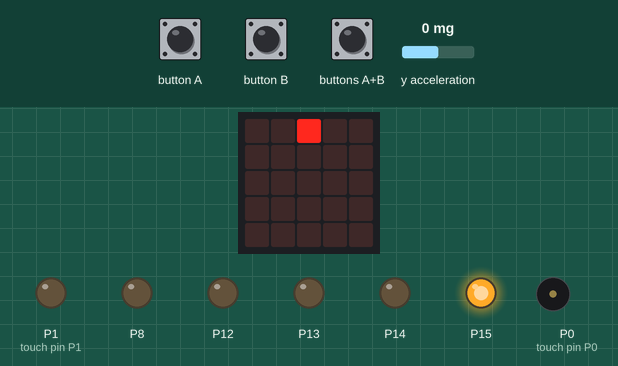
Simulated run of this program. Board: BBC micro:bit (MakeCode). Shown: the board's 5×5 LED display, output pins drawn as LEDs (lit = HIGH), buzzer (waves = sounding). The test bench sets the inputs (shaded band); at power-on: y acceleration 0 mg.

Above: at 2.2 s.
2.3 s: buttons A+B pressed for 0.15 s
At 2.9 s:
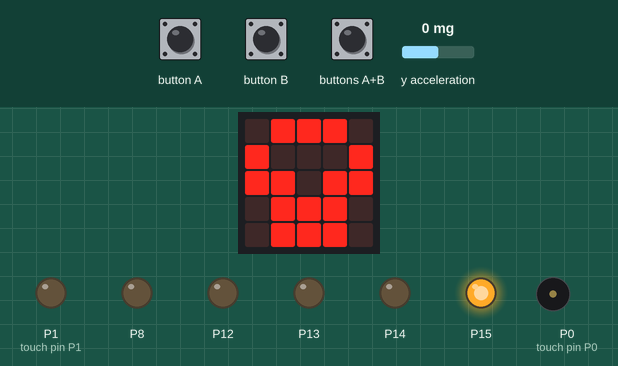
3.0 s: y acceleration set to -369 mg
4.7 s: y acceleration set to -443 mg
At 5.4 s:
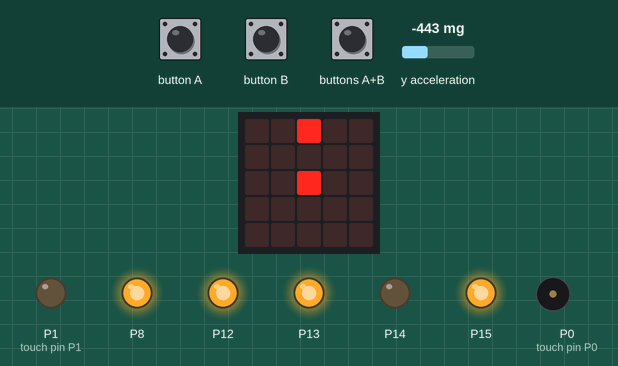
6.4 s: buttons A+B pressed for 1 s
At 7.8 s:
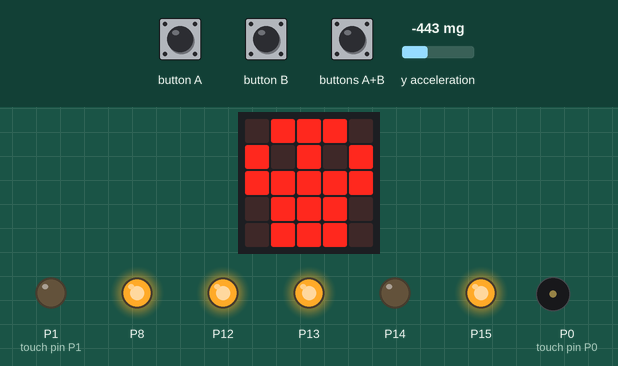
8.0 s: y acceleration set to 0 mg
At 9.8 s:
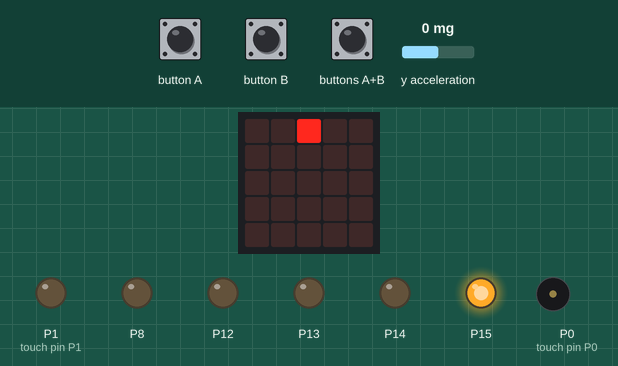
10.5 s: y acceleration set to -1440 mg
At 11.1 s:
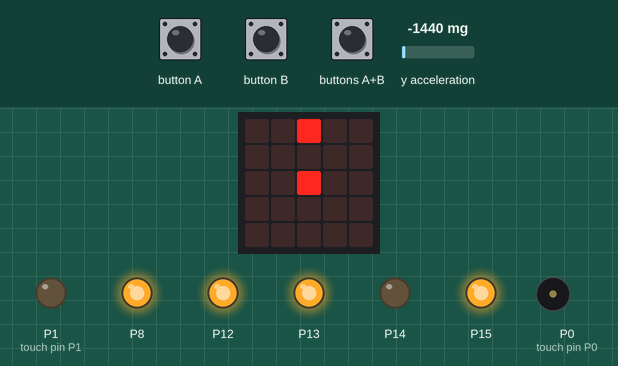
Timing chart, 0 to 13.2 s (numbered marks = the images above; inputs shaded):
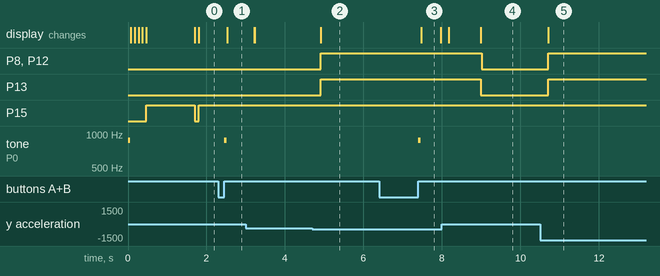

Measured:
- the behaviour switches between -400 and -401 mg on y acceleration (found by bisection; images 1 and 2)
- after the input at 2.3 s, tone on P0 (touch pin P0): silent → 880 Hz after 0.15 s, → silent 0.06 s later; the display: changes after 0.24 s (image 1)
- after the input at 4.7 s, P8, P12, P13: LOW → HIGH after 0.21 s; the display: changes after 0.21 s (image 2)
- after the input at 6.4 s, tone on P0 (touch pin P0): silent → 880 Hz after 1.0 s, → silent 0.06 s later; the display: changes after 1.1 s (image 3)
- after the input at 8.0 s, P8, P12: HIGH → LOW after 1.0 s; P13: HIGH → LOW after 0.99 s; the display: first differs from a run without the input after 0.99 s (image 4)
- after the input at 10.5 s, P8, P12, P13: LOW → HIGH after 0.22 s; the display: changes after 0.22 s (image 5)
- what the display in image 3 shows lasts 0.5 s, from 7.5 s to 8.0 s

The program:

main.ts
```typescript
input.onPinReleased(TouchPin.P0, function () {
    P0_Pressed = false
    if (P0P1_Pressed) {
        if (!(P1_Pressed)) {
            P0P1_Pressed = false
        }
    } else {
        if (!(TurnCancelTouched)) {
            if (TurnSignal_R) {
                TurnSignal_R = false
                TurnSignal_L = false
            } else {
                TurnSignal_R = true
                TurnSignal_L = false
                Initial_Turn()
            }
        }
    }
})
function CancelTurn () {
    if (input.pinIsPressed(TouchPin.P0) && !(input.pinIsPressed(TouchPin.P1))) {
        TurnCancelTimer += 0.05
        if (TurnCancelTimer >= 3) {
            TurnCancelTouched = true
            TurnSignal_R = false
            TurnSignal_L = false
        }
    } else {
        TurnCancelTouched = false
        TurnCancelTimer = 0
    }
}
function LowBeam () {
    if (input.pinIsPressed(TouchPin.P1) && !(input.pinIsPressed(TouchPin.P0))) {
        LowBeamTimer += 0.05
        if (LowBeamTimer >= 3) {
            if (LowBeamSwitch) {
                LowBeamOn = true
                LowBeamTouched = true
            } else {
                LowBeamOn = false
                LowBeamTouched = true
            }
        }
    } else {
        if (LowBeamTimer >= 3) {
            if (LowBeamSwitch) {
                LowBeamSwitch = false
                LowBeamTouched = true
            } else {
                LowBeamSwitch = true
                LowBeamTouched = true
            }
        }
        LowBeamTouched = false
        LowBeamTimer = 0
    }
    if (LowBeamOn) {
        led.plot(2, 1)
        pins.digitalWritePin(DigitalPin.P14, 1)
    } else {
        led.unplot(2, 1)
        pins.digitalWritePin(DigitalPin.P14, 0)
    }
}
datalogger.onLogFull(function () {
    logging = false
})
function BreakLightTester () {
    if (BrakeLightOn) {
        pins.digitalWritePin(DigitalPin.P12, 1)
        pins.digitalWritePin(DigitalPin.P8, 1)
    } else {
        pins.digitalWritePin(DigitalPin.P12, 0)
        pins.digitalWritePin(DigitalPin.P8, 0)
    }
}
function LogTester () {
    logging = LowBeamOn
}
input.onButtonPressed(Button.AB, function () {
    CleanLog()
})
function Initial_Turn () {
    Ready_To_Turn = true
    Turn_Angle = input.compassHeading()
    Initial_Angle = Turn_Angle
}
function HighBeam () {
    if (input.pinIsPressed(TouchPin.P0) && input.pinIsPressed(TouchPin.P1)) {
        HighBeamTimer += 0.05
        if (HighBeamTimer >= 3) {
            HighBeamOn = true
            if (!(HighBeamBlink)) {
                HighBeamBlink = true
                pins.digitalWritePin(DigitalPin.P15, 0)
                led.unplot(2, 0)
                basic.pause(100)
            }
        } else {
            HighBeamOn = false
        }
        led.plot(2, 0)
        pins.digitalWritePin(DigitalPin.P15, 1)
    } else {
        if (!(HighBeamOn)) {
            pins.digitalWritePin(DigitalPin.P15, 0)
            led.unplot(2, 0)
        }
        HighBeamBlink = false
        HighBeamTimer = 0
    }
    if (HighBeamOn) {
        led.plot(2, 0)
        pins.digitalWritePin(DigitalPin.P15, 1)
    }
}
input.onPinReleased(TouchPin.P1, function () {
    P1_Pressed = false
    if (P0P1_Pressed) {
        if (!(P0_Pressed)) {
            P0P1_Pressed = false
        }
    } else {
        if (!(LowBeamTouched)) {
            if (TurnSignal_L) {
                TurnSignal_R = false
                TurnSignal_L = false
            } else {
                TurnSignal_L = true
                TurnSignal_R = false
                Initial_Turn()
            }
        }
    }
})
function BrakeLight () {
    if (input.acceleration(Dimension.Y) > 100) {
        BrakeEngineShake = true
        BrakeTimer = 0
    }
    if (input.acceleration(Dimension.Y) < -400) {
        BrakeTimer += 0.025
        if (BrakeTimer >= 0.25) {
            led.plot(2, 2)
            pins.digitalWritePin(DigitalPin.P13, 1)
            BrakeLightOn = true
            BreakLightTester()
            basic.pause(1000)
        }
    } else {
        led.unplot(2, 2)
        BrakeTimer = 0
        pins.digitalWritePin(DigitalPin.P13, 0)
        BrakeLightOn = false
    }
}
function CleanLog () {
    music.playTone(880, music.beat(BeatFraction.Eighth))
    basic.showIcon(IconNames.Skull)
    basic.pause(100)
    basic.clearScreen()
    logging = false
    datalogger.deleteLog(datalogger.DeleteType.Full)
}
let HighBeamTimer = 0
let Initial_Angle = 0
let Turn_Angle = 0
let BrakeLightOn = false
let TurnCancelTimer = 0
let TurnCancelTouched = false
let P1_Pressed = false
let P0_Pressed = false
let HighBeamBlink = false
let Ready_To_Turn = false
let TurnSignal_L = false
let TurnSignal_R = false
let BrakeEngineShake = false
let LowBeamSwitch = false
let HighBeamOn = false
let LowBeamTouched = false
let LowBeamOn = false
let BrakeTimer = 0
let LowBeamTimer = 0
let P0P1_Pressed = false
let logging = false
logging = false
datalogger.includeTimestamp(FlashLogTimeStampFormat.Seconds)
datalogger.setColumnTitles("y")
music.setVolume(255)
music.playTone(880, music.beat(BeatFraction.Eighth))
P0P1_Pressed = false
pins.digitalWritePin(DigitalPin.P0, 0)
pins.digitalWritePin(DigitalPin.P1, 0)
LowBeamTimer = 0
BrakeTimer = 0
LowBeamOn = false
LowBeamTouched = false
HighBeamOn = false
LowBeamSwitch = true
BrakeEngineShake = false
led.plot(0, 0)
basic.pause(100)
led.unplot(0, 0)
led.plot(4, 0)
basic.pause(100)
led.unplot(4, 0)
led.plot(4, 4)
basic.pause(100)
led.unplot(4, 4)
led.plot(0, 4)
basic.pause(100)
led.unplot(0, 4)
TurnSignal_R = false
TurnSignal_L = false
Ready_To_Turn = false
HighBeamBlink = false
basic.forever(function () {
    LogTester()
    BreakLightTester()
    if (input.pinIsPressed(TouchPin.P0)) {
        P0_Pressed = true
        if (P1_Pressed) {
            P0P1_Pressed = true
        }
    }
    if (input.pinIsPressed(TouchPin.P1)) {
        P1_Pressed = true
        if (P0_Pressed) {
            P0P1_Pressed = true
        }
    }
    CancelTurn()
    LowBeam()
    HighBeam()
    BrakeLight()
})
loops.everyInterval(250, function () {
    if (logging) {
        datalogger.log(datalogger.createCV("y", input.acceleration(Dimension.X)))
    }
})
loops.everyInterval(100, function () {
    if (TurnSignal_R) {
        led.plot(0, 2)
        pins.digitalWritePin(DigitalPin.P12, 0)
        pins.digitalWritePin(DigitalPin.P8, 1)
        music.playTone(880, music.beat(BeatFraction.Eighth))
        basic.pause(300)
        led.unplot(0, 2)
        pins.digitalWritePin(DigitalPin.P8, 0)
        basic.pause(300)
    }
    if (TurnSignal_L) {
        led.plot(4, 2)
        pins.digitalWritePin(DigitalPin.P8, 0)
        pins.digitalWritePin(DigitalPin.P12, 1)
        music.playTone(880, music.beat(BeatFraction.Eighth))
        basic.pause(300)
        led.unplot(4, 2)
        pins.digitalWritePin(DigitalPin.P12, 0)
        basic.pause(300)
    }
})
```

test.ts
```typescript
// 在此处测试；当此软件包作为插件使用时，将不会编译此软件包。
```
